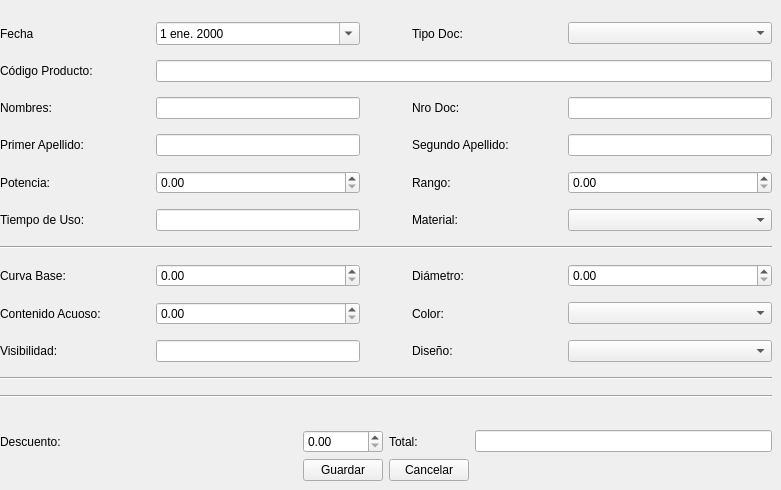
   <widget class="QWidget" name="tab_3">
    <attribute name="title">
     <string>Contactos</string>
    </attribute>
    <widget class="QWidget" name="layoutWidget_3">
     <property name="geometry">
      <rect>
       <x>0</x>
       <y>0</y>
       <width>772</width>
       <height>481</height>
      </rect>
     </property>
     <layout class="QGridLayout" name="gridLayout_10">
      <item row="1" column="0">
       <spacer name="verticalSpacer_4">
        <property name="orientation">
         <enum>Qt::Vertical</enum>
        </property>
        <property name="sizeType">
         <enum>QSizePolicy::Fixed</enum>
        </property>
        <property name="sizeHint" stdset="0">
         <size>
          <width>20</width>
          <height>15</height>
         </size>
        </property>
       </spacer>
      </item>
      <item row="0" column="0">
       <layout class="QGridLayout" name="gridLayout_11">
        <item row="6" column="4">
         <widget class="QDoubleSpinBox" name="doubleSpinBox_16"/>
        </item>
        <item row="4" column="3">
         <widget class="QLabel" name="label_23">
          <property name="text">
           <string>Nro Doc:</string>
          </property>
         </widget>
        </item>
        <item row="0" column="1">
         <spacer name="horizontalSpacer_22">
          <property name="orientation">
           <enum>Qt::Horizontal</enum>
          </property>
          <property name="sizeType">
           <enum>QSizePolicy::Fixed</enum>
          </property>
          <property name="sizeHint" stdset="0">
           <size>
            <width>150</width>
            <height>13</height>
           </size>
          </property>
         </spacer>
        </item>
        <item row="12" column="1">
         <widget class="QLineEdit" name="lineEdit_26"/>
        </item>
        <item row="6" column="0">
         <widget class="QLabel" name="label_39">
          <property name="text">
           <string>Potencia:</string>
          </property>
         </widget>
        </item>
        <item row="12" column="3">
         <widget class="QLabel" name="label_47">
          <property name="text">
           <string>Diseño:</string>
          </property>
         </widget>
        </item>
        <item row="11" column="3">
         <widget class="QLabel" name="label_48">
          <property name="text">
           <string>Color:</string>
          </property>
         </widget>
        </item>
        <item row="5" column="1">
         <widget class="QLineEdit" name="lineEdit_primerApellido_4"/>
        </item>
        <item row="0" column="0">
         <spacer name="horizontalSpacer_23">
          <property name="orientation">
           <enum>Qt::Horizontal</enum>
          </property>
          <property name="sizeType">
           <enum>QSizePolicy::Fixed</enum>
          </property>
          <property name="sizeHint" stdset="0">
           <size>
            <width>150</width>
            <height>13</height>
           </size>
          </property>
         </spacer>
        </item>
        <item row="18" column="0" colspan="5">
         <widget class="Line" name="line_11">
          <property name="orientation">
           <enum>Qt::Horizontal</enum>
          </property>
         </widget>
        </item>
        <item row="5" column="0">
         <widget class="QLabel" name="label_55">
          <property name="text">
           <string>Primer Apellido:</string>
          </property>
         </widget>
        </item>
        <item row="0" column="4">
         <spacer name="horizontalSpacer_24">
          <property name="orientation">
           <enum>Qt::Horizontal</enum>
          </property>
          <property name="sizeType">
           <enum>QSizePolicy::Fixed</enum>
          </property>
          <property name="sizeHint" stdset="0">
           <size>
            <width>150</width>
            <height>13</height>
           </size>
          </property>
         </spacer>
        </item>
        <item row="8" column="0" colspan="5">
         <widget class="Line" name="line_12">
          <property name="orientation">
           <enum>Qt::Horizontal</enum>
          </property>
         </widget>
        </item>
        <item row="12" column="0">
         <widget class="QLabel" name="label_59">
          <property name="text">
           <string>Visibilidad:</string>
          </property>
         </widget>
        </item>
        <item row="0" column="3">
         <spacer name="horizontalSpacer_25">
          <property name="orientation">
           <enum>Qt::Horizontal</enum>
          </property>
          <property name="sizeType">
           <enum>QSizePolicy::Fixed</enum>
          </property>
          <property name="sizeHint" stdset="0">
           <size>
            <width>150</width>
            <height>13</height>
           </size>
          </property>
         </spacer>
        </item>
        <item row="7" column="3">
         <widget class="QLabel" name="label_61">
          <property name="text">
           <string>Material:</string>
          </property>
         </widget>
        </item>
        <item row="0" column="2">
         <spacer name="horizontalSpacer_26">
          <property name="orientation">
           <enum>Qt::Horizontal</enum>
          </property>
          <property name="sizeType">
           <enum>QSizePolicy::Fixed</enum>
          </property>
          <property name="sizeHint" stdset="0">
           <size>
            <width>40</width>
            <height>13</height>
           </size>
          </property>
         </spacer>
        </item>
        <item row="10" column="3">
         <widget class="QLabel" name="label_60">
          <property name="text">
           <string>Diámetro:</string>
          </property>
         </widget>
        </item>
        <item row="7" column="1">
         <widget class="QLineEdit" name="lineEdit_34"/>
        </item>
        <item row="7" column="0">
         <widget class="QLabel" name="label_49">
          <property name="text">
           <string>Tiempo de Uso:</string>
          </property>
         </widget>
        </item>
        <item row="6" column="3">
         <widget class="QLabel" name="label_51">
          <property name="text">
           <string>Rango:</string>
          </property>
         </widget>
        </item>
        <item row="4" column="0">
         <widget class="QLabel" name="label_54">
          <property name="text">
           <string>Nombres:</string>
          </property>
         </widget>
        </item>
        <item row="15" column="0" colspan="5">
         <widget class="Line" name="line_10">
          <property name="orientation">
           <enum>Qt::Horizontal</enum>
          </property>
         </widget>
        </item>
        <item row="10" column="0">
         <widget class="QLabel" name="label_58">
          <property name="text">
           <string>Curva Base:</string>
          </property>
         </widget>
        </item>
        <item row="5" column="3">
         <widget class="QLabel" name="label_56">
          <property name="text">
           <string>Segundo Apellido:</string>
          </property>
         </widget>
        </item>
        <item row="5" column="4">
         <widget class="QLineEdit" name="lineEdit_segundoApellido_4"/>
        </item>
        <item row="11" column="0">
         <widget class="QLabel" name="label_62">
          <property name="text">
           <string>Contenido Acuoso:</string>
          </property>
         </widget>
        </item>
        <item row="4" column="4">
         <widget class="QLineEdit" name="lineEdit_6"/>
        </item>
        <item row="2" column="1">
         <widget class="QDateEdit" name="dateEdit_4">
          <property name="sizePolicy">
           <sizepolicy hsizetype="Expanding" vsizetype="Fixed">
            <horstretch>0</horstretch>
            <verstretch>0</verstretch>
           </sizepolicy>
          </property>
          <property name="minimumSize">
           <size>
            <width>0</width>
            <height>0</height>
           </size>
          </property>
          <property name="locale">
           <locale language="Spanish" country="Peru"/>
          </property>
          <property name="time">
           <time>
            <hour>8</hour>
            <minute>0</minute>
            <second>0</second>
           </time>
          </property>
          <property name="calendarPopup">
           <bool>true</bool>
          </property>
         </widget>
        </item>
        <item row="10" column="1">
         <widget class="QDoubleSpinBox" name="doubleSpinBox_17"/>
        </item>
        <item row="10" column="4">
         <widget class="QDoubleSpinBox" name="doubleSpinBox_18"/>
        </item>
        <item row="6" column="1">
         <widget class="QDoubleSpinBox" name="doubleSpinBox_15"/>
        </item>
        <item row="2" column="3">
         <widget class="QLabel" name="label_22">
          <property name="text">
           <string>Tipo Doc:</string>
          </property>
         </widget>
        </item>
        <item row="11" column="4">
         <widget class="QComboBox" name="comboBox_10"/>
        </item>
        <item row="2" column="0">
         <widget class="QLabel" name="label_40">
          <property name="text">
           <string>Fecha</string>
          </property>
         </widget>
        </item>
        <item row="11" column="1">
         <widget class="QDoubleSpinBox" name="doubleSpinBox_19"/>
        </item>
        <item row="7" column="4">
         <widget class="QComboBox" name="comboBox_9"/>
        </item>
        <item row="4" column="1">
         <widget class="QLineEdit" name="lineEdit_7"/>
        </item>
        <item row="2" column="4">
         <widget class="QComboBox" name="comboBox_8"/>
        </item>
        <item row="12" column="4">
         <widget class="QComboBox" name="comboBox_11"/>
        </item>
        <item row="3" column="0">
         <widget class="QLabel" name="label_57">
          <property name="text">
           <string>Código Producto:</string>
          </property>
         </widget>
        </item>
        <item row="3" column="1" colspan="4">
         <widget class="QLineEdit" name="lineEdit_direccion_4"/>
        </item>
       </layout>
      </item>
      <item row="3" column="0">
       <layout class="QGridLayout" name="gridLayout_12">
        <item row="1" column="3">
         <spacer name="horizontalSpacer_27">
          <property name="orientation">
           <enum>Qt::Horizontal</enum>
          </property>
          <property name="sizeHint" stdset="0">
           <size>
            <width>40</width>
            <height>20</height>
           </size>
          </property>
         </spacer>
        </item>
        <item row="1" column="0">
         <spacer name="horizontalSpacer_28">
          <property name="orientation">
           <enum>Qt::Horizontal</enum>
          </property>
          <property name="sizeHint" stdset="0">
           <size>
            <width>40</width>
            <height>20</height>
           </size>
          </property>
         </spacer>
        </item>
        <item row="1" column="1">
         <widget class="QPushButton" name="pushButton_Aceptar_4">
          <property name="text">
           <string>Guardar</string>
          </property>
          <property name="shortcut">
           <string>Ctrl+G</string>
          </property>
         </widget>
        </item>
        <item row="1" column="2">
         <widget class="QPushButton" name="pushButton_Cancelar_4">
          <property name="text">
           <string>Cancelar</string>
          </property>
          <property name="shortcut">
           <string>Esc</string>
          </property>
         </widget>
        </item>
        <item row="0" column="3">
         <widget class="QLineEdit" name="lineEdit_37"/>
        </item>
        <item row="0" column="2">
         <widget class="QLabel" name="label_63">
          <property name="text">
           <string>Total:</string>
          </property>
         </widget>
        </item>
        <item row="0" column="0">
         <widget class="QLabel" name="label_64">
          <property name="text">
           <string>Descuento:</string>
          </property>
         </widget>
        </item>
        <item row="0" column="1">
         <widget class="QDoubleSpinBox" name="doubleSpinBox_20"/>
        </item>
       </layout>
      </item>
     </layout>
    </widget>
   </widget>
